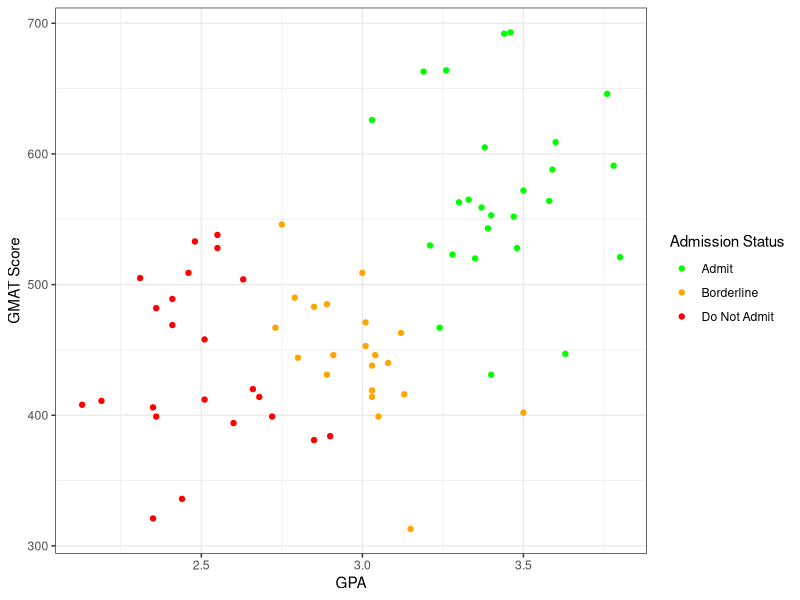

This chart was generated by the following R code: (Note: this script raises an error after producing the figure.)
# STAT387 Group 3 Final Project R Script

# Rylan Harrison
# Jocelyn Murguia Macias
# Kira Novitchkova-Burbank
# Andrin Zuellig

rm(list = ls())

# libraries
library(MASS) # For LDA and QDA
library(caret) # For KNN and Confusion Matrix
library(ggplot2) # For Plots
library(tidyverse) # For preprocessing
library(ggpubr) # For plotting histograms with common legend
library(pROC) # For multiclass AUC


#=========================== Preprocessing ===========================#
admission <- read.csv("admission.csv")


str(admission)
admission$De <- as.factor(admission$De)

# Split into training and testing sets
admission_test <- admission %>% 
  group_by(De) %>% 
  slice_head(n=5)

admission_train <- anti_join(admission, admission_test)


#===================== Exploratory Data Analysis =====================#
summary(admission_train)

# Scatter plot of GMAT vs GPA
ggplot(admission_train, aes(x=GPA, y=GMAT, col=De)) +
  geom_point() + 
  scale_color_manual("Admission Status",values=c("green", 'orange', "red"),
                     labels=c("Admit", "Borderline", "Do Not Admit")) +
  xlab("GPA") +
  ylab("GMAT Score") +
  theme_bw()

# Violin plots: GPA and GMAT vs admission status 
create_violin_plot <- function(data, y_var, y_label=y_var) {
  ggplot(data, aes(x = De, y = .data[[y_var]], fill = De)) +
    geom_violin() +
    scale_fill_manual(values = c("green", "orange", "red")) +
    guides(fill = "none") +
    xlab("Admission Status") +
    ylab(y_label) +
    scale_x_discrete(labels = c("Admit", "Borderline", "Do Not Admit")) +
    theme_bw()
}

gmat_vs_status <- create_violin_plot(admission_train, "GMAT", "GMAT Score")
gpa_vs_status <- create_violin_plot(admission_train, "GPA")
grid.arrange(gmat_vs_status, gpa_vs_status, nrow = 1, ncol = 2)

# Density plots
create_density <- function(data, xvar, xlabel = xvar) {
  p <- ggplot(data, aes(x = .data[[xvar]], fill = De)) +
    geom_density(alpha=0.7) +
    scale_fill_manual(
      name = "Admission Status",
      values = c("green", "orange", "red"), 
      labels = c("Admit", "Borderline", "Do Not Admit")
    ) +
    xlab(xlabel) +
    ylab("Density") +
    theme_bw() 
}

# Only need one y-label and one legend
gpa_density <- create_density(admission_train, "GPA") + theme(axis.title.y=element_blank())
gmat_density <- create_density(admission_train, "GMAT", "GMAT Score")

ggarrange(gmat_density, gpa_density, ncol=2, nrow=1, 
          common.legend = TRUE, legend="bottom")



#==================== Linear Discriminant Analysis ====================#
lda.fit <- lda(De ~ GPA + GMAT, data = admission_train)

# lda with training data
lda.pred_train <- predict(lda.fit, admission_train)
lda.class_train <- lda.pred_train$class

lda.probs_train <- lda.pred_train$posterior # probabilities for each class

# defining admission_train$De as lda.ground_truth_train for clarity
lda.ground_truth_train <- admission_train$De

# Automate extraction of performance metrics and confusion matrix
get_perf_metrics <- function(probs, pred, ground_truth){
  # Use this to get sensitivities and specificities
  cm <- confusionMatrix(data=pred, reference=ground_truth, positive="1")
  sensitivities <- cm$byClass[,"Sensitivity"]
  specificities <- cm$byClass[,"Specificity"]
  overall_accuracy <- cm$overall["Accuracy"]
  overall_error_rate <- 1 - overall_accuracy
  mean_sens <- mean(sensitivities)
  mean_spec <- mean(specificities)
  
  # Calculate the AUC
  auc <- multiclass.roc(ground_truth, probs)$auc
  
  # Put the results into a table
  result_vector <- c(sensitivities, mean_sens, 
                     specificities, mean_spec, 
                     overall_accuracy, overall_error_rate, 
                     auc)
  
  row_names <- c(paste0(names(sensitivities), " Sensitivity"),
                 "Mean Sensitivity",
                 paste0(names(specificities), " Specificity"),
                 "Mean Specificity",
                 "Overall Accuracy", 
                 "Overall Error Rate", 
                 "AUC")
  
  result_df <- data.frame(Metric = row_names, Value = result_vector)
  
  # Return confusion matrix and results table as list
  results <- list(Confusion_Matrix=cm$table, Metrics=result_df)
  return(results)
}

cat("LDA with Training Data: \n\n")

get_perf_metrics(lda.probs_train, lda.class_train, lda.ground_truth_train)



# lda with test data
lda.pred_test <- predict(lda.fit, admission_test)
lda.class_test <- lda.pred_test$class

lda.probs_test <- lda.pred_test$posterior # probabilities for each class

# defining admission_test$De as lda.ground_truth_test for clarity
lda.ground_truth_test <- admission_test$De

cat("LDA with Test Data: \n\n")

get_perf_metrics(lda.probs_test, lda.class_test, lda.ground_truth_test)


#================== Quadratic Discriminant Analysis ==================#
# qda with training data
qda.fit <- qda(De ~ GPA + GMAT, data = admission_train)
qda.pred_train <- predict(qda.fit, admission_train)
qda.class_train <- qda.pred_train$class

qda.probs_train <- qda.pred_train$posterior # probabilities for each class

# defining admission_train$De as qda.ground_truth_train for clarity
qda.ground_truth_train <- admission_train$De


cat("QDA with Training Data: \n\n")

get_perf_metrics(qda.probs_train, qda.class_train, qda.ground_truth_train)



# qda with test data
qda.pred_test <- predict(qda.fit, admission_test)
qda.class_test <- qda.pred_test$class

qda.probs_test <- qda.pred_test$posterior # probabilities for each class
# defining admission_test$De as qda.ground_truth_test for clarity
qda.ground_truth_test <- admission_test$De


cat("QDA with Test Data: \n\n")

get_perf_metrics(qda.probs_test, qda.class_test, qda.ground_truth_test)


#================== LDA and QDA Decision Boundaries ==================#

##### plot LDA desicion boundary line
GPA_range <- seq(min(admission_train$GPA) - 1, 
                 max(admission_train$GPA) + 1, length.out = 500)
GMAT_range <- seq(min(admission_train$GMAT) - 1,
                  max(admission_train$GMAT) + 1, length.out = 500)
grid <- expand.grid(GPA = GPA_range, GMAT = GMAT_range)

# Predict the class probabilities for the grid points
grid$De <- predict(lda.fit, newdata = grid)$class

# Create numeric labels for the class (1 = admit, 2 = notadmit, 3 = border)
grid$De_num <- as.numeric(factor(grid$De, 
                                 levels = c("admit", "notadmit", "border")))


#LDA desicion boundary line on training data
lda_plot_train <- ggplot(data = admission_train, aes(x = GPA, y = GMAT, 
                                                     color = De)) +
  geom_point() +
  # geom_raster for smooth background # alpha = 0.1 for transparent background
  geom_raster(data = grid, aes(x = GPA, y = GMAT, fill = De), alpha = 0.1) +  
  # Point colors
  scale_color_manual("Admission Status", 
                     values = c("admit" = "green",
                                "notadmit" = "red", "border" = "orange"),
                     labels = c("admit" = "Admit","border" = "Borderline",
                                "notadmit" = "Do Not Admit")) +
  # Background colors
  scale_fill_manual("Classification",
                    values = c("admit" = "green",
                               "notadmit" = "red", "border" = "orange"), 
                    labels = c("admit" = "Admit", "border" = "Borderline",
                               "notadmit" = "Do Not Admit")) +
  theme_minimal() +
  # Remove grid lines
  theme(panel.grid = element_blank()) +
  # Add decision boundary lines
  geom_contour(data = grid, aes(x = GPA, y = GMAT, z = De_num), 
               color = "black", size = 0.2)


#LDA desicion boundary line on test data
lda_plot_test <- ggplot(data = admission_test, aes(x = GPA, y = GMAT, 
                                                   color = De)) +
  geom_point() +
  # geom_raster for smooth background # alpha = 0.1 for transparent background
  geom_raster(data = grid, aes(x = GPA, y = GMAT, fill = De), alpha = 0.1) +  
  # Point colors
  scale_color_manual("Admission Status", 
                     values = c("admit" = "green",
                                "notadmit" = "red", "border" = "orange"),
                     labels = c("admit" = "Admit", "border" = "Borderline",
                                "notadmit" = "Do Not Admit")) +
  # Background colors
  scale_fill_manual("Classification",
                    values = c("admit" = "green",
                               "notadmit" = "red", "border" = "orange"), 
                    labels = c("admit" = "Admit", "border" = "Borderline",
                               "notadmit" = "Do Not Admit")) +
  theme_minimal() +
  # Remove grid lines
  theme(panel.grid = element_blank()) +
  # Add decision boundary lines
  geom_contour(data = grid, aes(x = GPA, y = GMAT, z = De_num), 
               color = "black", size = 0.2)

lda_plot_train
lda_plot_test



##### plot QDA desicion boundary line
grid2 <- expand.grid(GPA = GPA_range, GMAT = GMAT_range)

# Predict the class probabilities for the grid points
grid2$De <- predict(qda.fit, newdata = grid2)$class

# Create numeric labels for the class (1 = admit, 2 = notadmit, 3 = border)
grid2$De_num <- as.numeric(factor(grid2$De, levels = c("admit", "notadmit", 
                                                       "border")))


# QDA desicion boundary line on training data
qda_plot_train <- ggplot(data = admission_train, aes(x = GPA, y = GMAT,
                                                     color = De)) +
  geom_point() +
  # geom_raster for smooth background # alpha = 0.1 for transparent background
  geom_raster(data = grid2, aes(x = GPA, y = GMAT, fill = De), alpha = 0.1) +  
  # Point colors
  scale_color_manual("Admission Status", 
                     values = c("admit" = "green",
                                "notadmit" = "red", "border" = "orange"),
                     labels = c("admit" = "Admit", "border" = "Borderline",
                                "notadmit" = "Do Not Admit")) +
  # Background colors
  scale_fill_manual("Classification",
                    values = c("admit" = "green",
                               "notadmit" = "red", "border" = "orange"), 
                    labels = c("admit" = "Admit", "border" = "Borderline",
                               "notadmit" = "Do Not Admit")) +
  theme_minimal() +
  # Remove grid lines
  theme(panel.grid = element_blank()) +
  # Add decision boundary lines
  geom_contour(data = grid2, aes(x = GPA, y = GMAT, z = De_num), 
               color = "black", size = 0.2)


# QDA desicion boundary line on test data
qda_plot_test <- ggplot(data = admission_test, aes(x = GPA, y = GMAT,
                                                   color = De)) +
  geom_point() +
  # geom_raster for smooth background # alpha = 0.1 for transparent background
  geom_raster(data = grid2, aes(x = GPA, y = GMAT, fill = De), alpha = 0.1) +  
  # Point colors
  scale_color_manual("Admission Status", 
                     values = c("admit" = "green",
                                "notadmit" = "red", "border" = "orange"),
                     labels = c("admit" = "Admit", "border" = "Borderline",
                                "notadmit" = "Do Not Admit")) +
  # Background colors
  scale_fill_manual("Classification",
                    values = c("admit" = "green",
                               "notadmit" = "red", "border" = "orange"), 
                    labels = c("admit" = "Admit", "border" = "Borderline",
                               "notadmit" = "Do Not Admit")) +
  theme_minimal() +
  # Remove grid lines
  theme(panel.grid = element_blank()) +
  # Add decision boundary lines
  geom_contour(data = grid2, aes(x = GPA, y = GMAT, z = De_num), 
               color = "black", size = 0.2)


qda_plot_train
qda_plot_test



#======================== K-Nearest Neighbors ========================#
set.seed(70)

train_X <- as.matrix(admission_train[, c('GPA', 'GMAT')])
train_X <- scale(train_X)
train_Y <- admission_train$De

test_X <- as.matrix(admission_test[, c('GPA', 'GMAT')])
test_X <- scale(test_X)
test_Y <- admission_test$De

# Calculates error and predictions (can use on either train
# or test data, in case we want to plot train and test error rates together)
calc_knn_error <- function(num_neighbors, train_obs, test_obs, train_labels, 
                           test_labels){
  knn_model <- knn3(train_obs, train_labels, k = num_neighbors)
  knn_pred <- predict(knn_model, test_obs, type = "class")  
  err <- 1 - mean(test_labels == knn_pred)
  return(err)
}

test_error_rates <- numeric(nrow(admission_train))
for (i in 1:nrow(admission_train)) {
  test_error_rates[i] <- calc_knn_error(num_neighbors=i, train_obs = train_X, 
                                        test_obs=test_X, train_labels=train_Y, 
                                        test_labels=test_Y)
}

plot(test_error_rates, type='l', xlab='K', ylab='Test Error Rate', col='blue')
optimal_k <- which.min(test_error_rates)
points(optimal_k, test_error_rates[optimal_k], col='red', pch=16)
legend(0, 0.6, legend="Optimal K and Test Error", col='red', pch=16)

# Train k-NN model with optimal k
knn_model <- knn3(train_X, train_Y, k = optimal_k)

# Get predicted class probabilities
knn_train_probs <- predict(knn_model, train_X, type = "prob")
knn_test_probs <- predict(knn_model, test_X, type = "prob")

# Get predicted class labels
knn_train_out <- predict(knn_model, train_X, type = "class")
knn_test_out <- predict(knn_model, test_X, type = "class")

# Train Performance Metrics 
knn_train_metrics <- get_perf_metrics(knn_train_probs, knn_train_out, train_Y)
knn_train_metrics

# Test Performance Metrics
knn_test_metrics <- get_perf_metrics(knn_test_probs, knn_test_out, test_Y)
knn_test_metrics


#====================== KNN Decision Boundaries ======================#
grid_width <- 200
x1_grid <- seq(min(train_X[, 1]) - 0.5, max(train_X[, 1]) + 0.5, l=grid_width)
x2_grid <- seq(min(train_X[, 2]) - 0.5, max(train_X[, 2]) + 0.5, l=grid_width)
grid <- expand.grid(x1=x1_grid, x2=x2_grid)

grid$pred <- predict(knn_model, grid, type='class')

# For train set 
ggplot() + 
  geom_raster(data=grid, aes(x=x1, y=x2, fill=pred), alpha=0.1) +
  geom_point(data=train_X, aes(x=GPA, y=GMAT, color=train_Y), alpha=1) +
  scale_color_manual("Admission Status", 
                     values = c("notadmit" = "red", "border" = "orange", 
                                "admit" = "green"), 
                     labels = c("admit" = "Admit", "border" = "Borderline",
                                "notadmit" = "Do Not Admit")) +
  scale_fill_manual("Classification", 
                    values = c("notadmit" = "red", "border" = "orange", 
                               "admit" = "green"), 
                    labels = c("admit" = "Admit", "border" = "Borderline",
                               "notadmit" = "Do Not Admit")) +
  scale_x_continuous(expand=c(0, 0)) +
  scale_y_continuous(expand=c(0, 0)) +
  labs(x = "Standardized GPA", y = "Standardized GMAT") +
  theme_minimal() +
  theme(panel.grid = element_blank(), text = element_text(size=13)) 


# For test set 
ggplot() + 
  geom_raster(data=grid, aes(x=x1, y=x2, fill=pred), alpha=0.1) +
  geom_point(data=test_X, aes(x=GPA, y=GMAT, color=test_Y), alpha=1) +
  scale_color_manual("Admission Status", 
                     values = c("notadmit" = "red", "border" = "orange", 
                                "admit" = "green"), 
                     labels = c("admit" = "Admit", "border" = "Borderline",
                                "notadmit" = "Do Not Admit")) +
  scale_fill_manual("Classification", 
                    values = c("notadmit" = "red", "border" = "orange", 
                               "admit" = "green"), 
                    labels = c("admit" = "Admit", "border" = "Borderline",
                               "notadmit" = "Do Not Admit")) +
  scale_x_continuous(expand=c(0, 0)) +
  scale_y_continuous(expand=c(0, 0)) +
  labs(x = "Standardized GPA", y = "Standardized GMAT") +
  theme_minimal() +
  theme(panel.grid = element_blank(), text = element_text(size=13)) 
